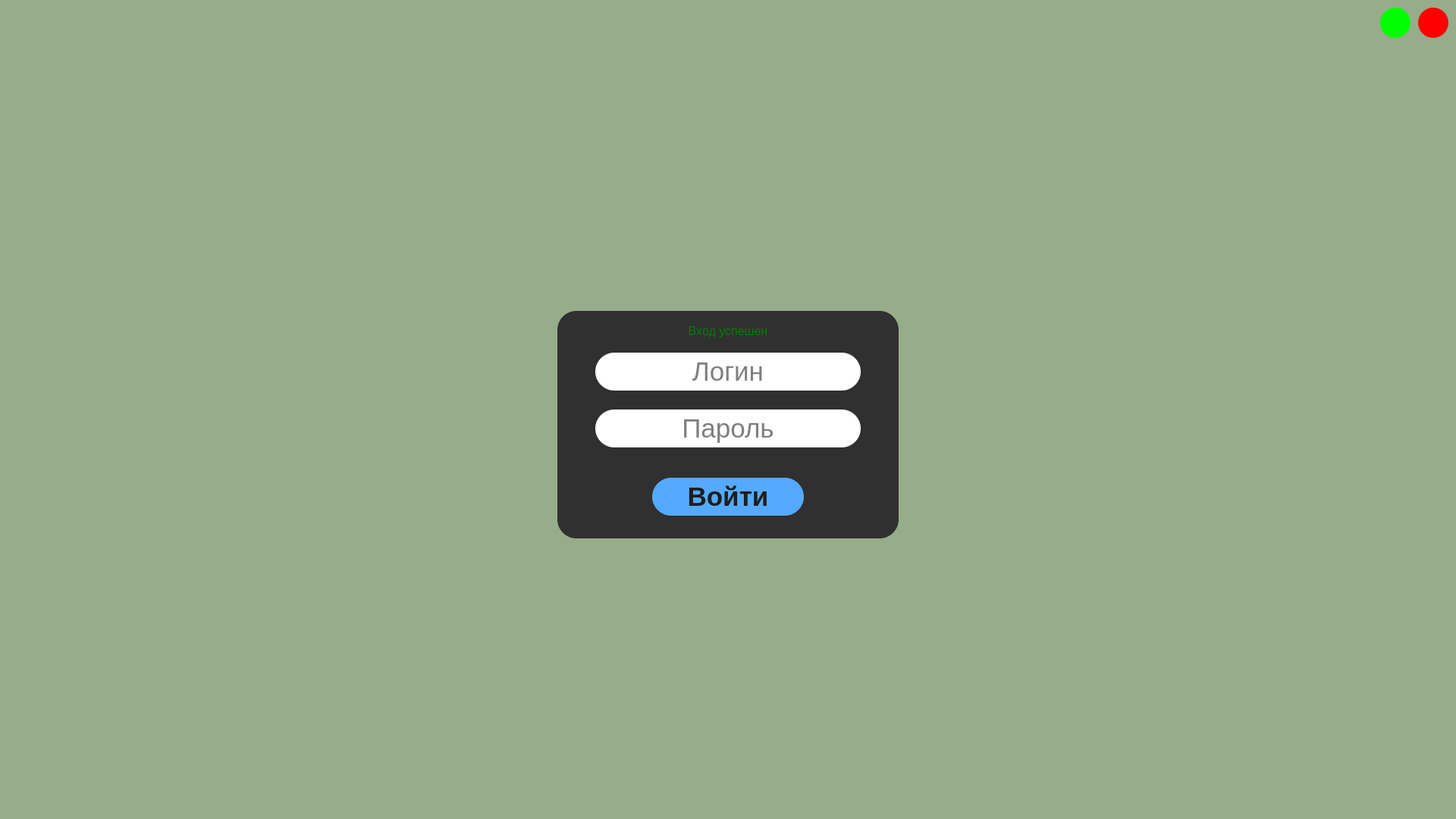
<?xml version="1.0" encoding="UTF-8"?>
<ui version="4.0">
 <class>HelloScreen</class>
 <widget class="QMainWindow" name="HelloScreen">
  <property name="enabled">
   <bool>true</bool>
  </property>
  <property name="geometry">
   <rect>
    <x>0</x>
    <y>0</y>
    <width>1920</width>
    <height>1080</height>
   </rect>
  </property>
  <property name="sizePolicy">
   <sizepolicy hsizetype="Fixed" vsizetype="Fixed">
    <horstretch>0</horstretch>
    <verstretch>0</verstretch>
   </sizepolicy>
  </property>
  <property name="minimumSize">
   <size>
    <width>0</width>
    <height>0</height>
   </size>
  </property>
  <property name="maximumSize">
   <size>
    <width>1920</width>
    <height>1080</height>
   </size>
  </property>
  <property name="windowTitle">
   <string>Библиотека 0.5</string>
  </property>
  <property name="autoFillBackground">
   <bool>false</bool>
  </property>
  <property name="styleSheet">
   <string notr="true">background-color: rgb(151, 172, 138);</string>
  </property>
  <widget class="QWidget" name="centralwidget">
   <widget class="QToolButton" name="toolButton">
    <property name="geometry">
     <rect>
      <x>1870</x>
      <y>10</y>
      <width>40</width>
      <height>40</height>
     </rect>
    </property>
    <property name="styleSheet">
     <string notr="true">background-color: rgb(255, 0, 0);
border-radius: 20px;</string>
    </property>
    <property name="text">
     <string/>
    </property>
   </widget>
   <widget class="QToolButton" name="toolButton_2">
    <property name="geometry">
     <rect>
      <x>1820</x>
      <y>10</y>
      <width>40</width>
      <height>40</height>
     </rect>
    </property>
    <property name="styleSheet">
     <string notr="true">background-color: rgb(0,255,0);
border-radius: 20px;</string>
    </property>
    <property name="text">
     <string/>
    </property>
   </widget>
   <widget class="QLineEdit" name="lineEdit">
    <property name="geometry">
     <rect>
      <x>810</x>
      <y>465</y>
      <width>300</width>
      <height>50</height>
     </rect>
    </property>
    <property name="font">
     <font>
      <pointsize>26</pointsize>
     </font>
    </property>
    <property name="styleSheet">
     <string notr="true">background-color: rgb(255, 255, 255);</string>
    </property>
    <property name="maxLength">
     <number>8</number>
    </property>
    <property name="frame">
     <bool>false</bool>
    </property>
    <property name="alignment">
     <set>Qt::AlignCenter</set>
    </property>
    <property name="placeholderText">
     <string>Логин</string>
    </property>
   </widget>
   <widget class="QLabel" name="label">
    <property name="geometry">
     <rect>
      <x>785</x>
      <y>465</y>
      <width>350</width>
      <height>50</height>
     </rect>
    </property>
    <property name="styleSheet">
     <string notr="true">border-radius: 25px;
background-color: rgb(255, 255, 255);</string>
    </property>
    <property name="text">
     <string/>
    </property>
   </widget>
   <widget class="QLineEdit" name="lineEdit_2">
    <property name="geometry">
     <rect>
      <x>810</x>
      <y>540</y>
      <width>300</width>
      <height>50</height>
     </rect>
    </property>
    <property name="font">
     <font>
      <pointsize>26</pointsize>
     </font>
    </property>
    <property name="styleSheet">
     <string notr="true">background-color: rgb(255, 255, 255);</string>
    </property>
    <property name="maxLength">
     <number>14</number>
    </property>
    <property name="frame">
     <bool>false</bool>
    </property>
    <property name="echoMode">
     <enum>QLineEdit::Password</enum>
    </property>
    <property name="alignment">
     <set>Qt::AlignCenter</set>
    </property>
    <property name="placeholderText">
     <string>Пароль</string>
    </property>
   </widget>
   <widget class="QLabel" name="label_2">
    <property name="geometry">
     <rect>
      <x>785</x>
      <y>540</y>
      <width>350</width>
      <height>50</height>
     </rect>
    </property>
    <property name="styleSheet">
     <string notr="true">border-radius: 25px;
background-color: rgb(255, 255, 255);</string>
    </property>
    <property name="text">
     <string/>
    </property>
   </widget>
   <widget class="QLabel" name="label_3">
    <property name="geometry">
     <rect>
      <x>735</x>
      <y>410</y>
      <width>450</width>
      <height>300</height>
     </rect>
    </property>
    <property name="styleSheet">
     <string notr="true">border-radius: 25px;
background-color: rgb(48, 48, 48);</string>
    </property>
    <property name="text">
     <string/>
    </property>
   </widget>
   <widget class="QPushButton" name="pushButton">
    <property name="geometry">
     <rect>
      <x>860</x>
      <y>630</y>
      <width>200</width>
      <height>50</height>
     </rect>
    </property>
    <property name="font">
     <font>
      <pointsize>26</pointsize>
      <bold>true</bold>
     </font>
    </property>
    <property name="styleSheet">
     <string notr="true">background-color: rgb(85, 170, 255);
color: rgb(30, 30, 30);
border-radius: 25px;</string>
    </property>
    <property name="text">
     <string>Войти</string>
    </property>
   </widget>
   <widget class="QLabel" name="label_4">
    <property name="enabled">
     <bool>true</bool>
    </property>
    <property name="geometry">
     <rect>
      <x>855</x>
      <y>425</y>
      <width>210</width>
      <height>22</height>
     </rect>
    </property>
    <property name="font">
     <font>
      <pointsize>12</pointsize>
     </font>
    </property>
    <property name="styleSheet">
     <string notr="true">background-color: rgb(48, 48, 48);
color: rgb(255, 0, 0);</string>
    </property>
    <property name="text">
     <string>Логин и/или пароль неверны</string>
    </property>
   </widget>
   <widget class="QLabel" name="label_5">
    <property name="enabled">
     <bool>true</bool>
    </property>
    <property name="geometry">
     <rect>
      <x>855</x>
      <y>425</y>
      <width>210</width>
      <height>22</height>
     </rect>
    </property>
    <property name="font">
     <font>
      <pointsize>12</pointsize>
     </font>
    </property>
    <property name="styleSheet">
     <string notr="true">background-color: rgb(48, 48, 48);
color: green;</string>
    </property>
    <property name="text">
     <string>Вход успешен</string>
    </property>
    <property name="alignment">
     <set>Qt::AlignCenter</set>
    </property>
   </widget>
   <zorder>label_3</zorder>
   <zorder>label</zorder>
   <zorder>toolButton</zorder>
   <zorder>toolButton_2</zorder>
   <zorder>lineEdit</zorder>
   <zorder>label_2</zorder>
   <zorder>lineEdit_2</zorder>
   <zorder>pushButton</zorder>
   <zorder>label_4</zorder>
   <zorder>label_5</zorder>
  </widget>
 </widget>
 <resources/>
 <connections/>
</ui>
